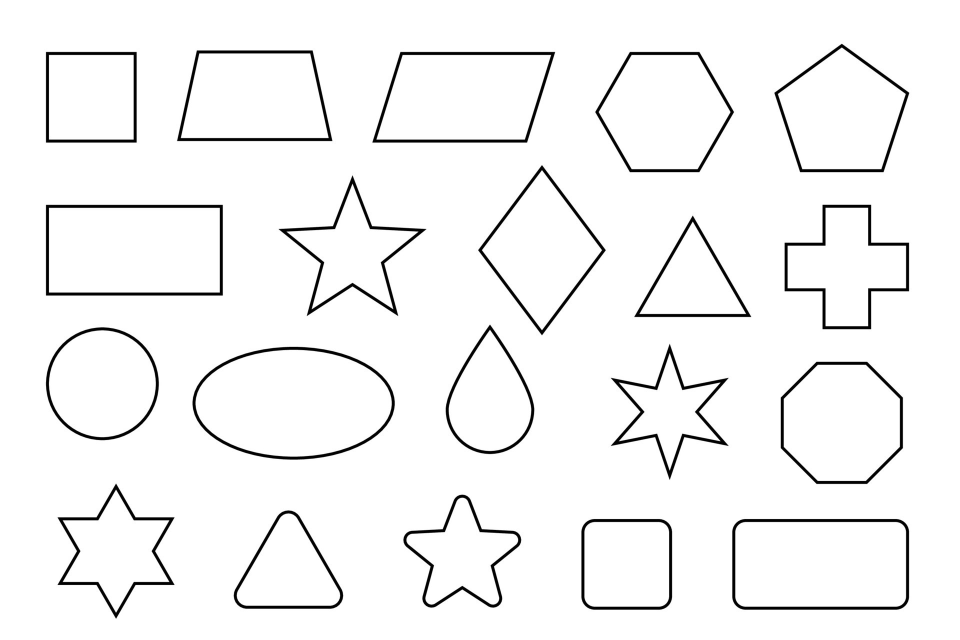
#> input picture Chapter_4/my_images/shapes.jpg, 1920 x 1280 px (shown at 1/2 size)
$ python 8_detect_simple_geom_shapes.py
#> lines starting #> are read from the running program, lines starting #| are printed output that depends on the picture; after the words box and inside, x2 and y2 are one past the last pixel; in counts of white or black regions, pixels touching at a corner belong together
# Detect Simple Geometric Shapes Using OpenCV
import cv2
import numpy as np

# Load image and convert it to grayscale
img = cv2.imread("./my_images/shapes.jpg")
#> img is the input picture: shape (1280, 1920, 3); min 0, max 255, mean 244.5
img = cv2.resize(img, (720, 600))
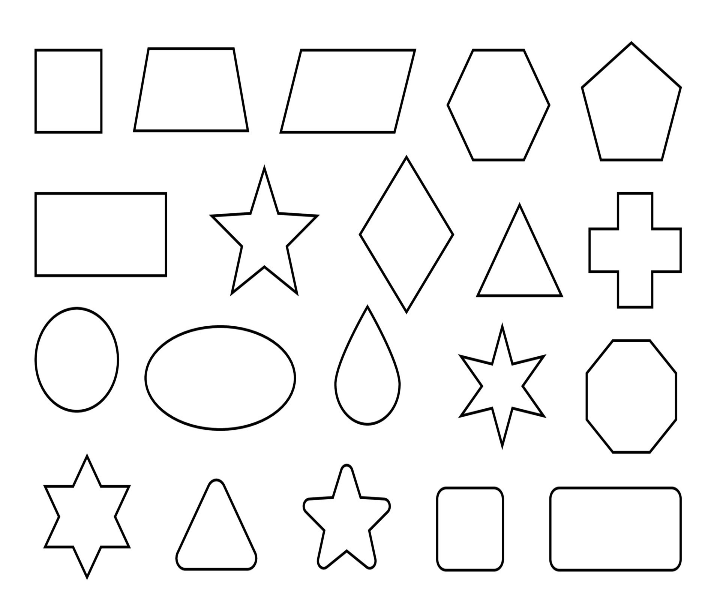
#> img: shape (600, 720, 3); min 0, max 255, mean 244.5
gray = cv2.cvtColor(img, cv2.COLOR_BGR2GRAY)

# Apply edge detection to detect edges in the image
edges = cv2.Canny(gray, 50, 150, apertureSize=3)
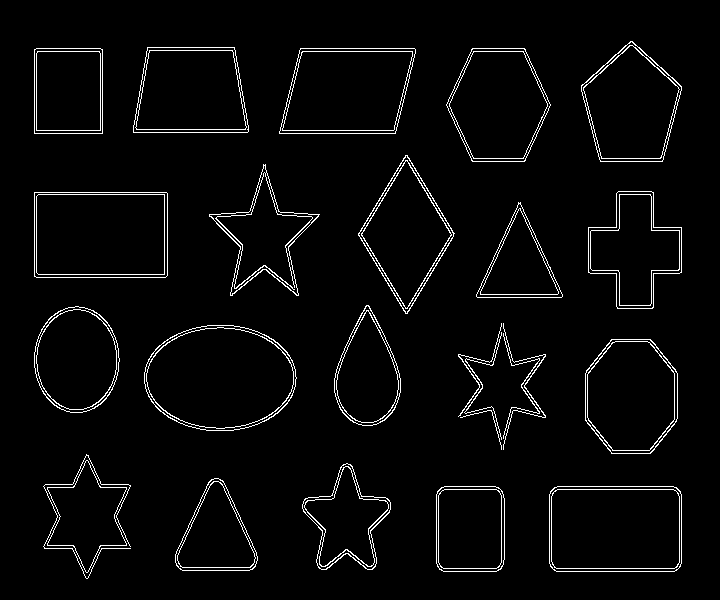
#> edges: shape (600, 720); 3.4% white in thin lines or dots, all inside (x1, y1, x2, y2) = (34, 41, 682, 579)

# Find Contours
contours, hierarchy = cv2.findContours(edges, cv2.RETR_EXTERNAL, cv2.CHAIN_APPROX_SIMPLE)
#> contours = 25 contours, 2 with area under 20; largest, box (x1, y1, x2, y2) and area: (144, 325, 297, 431) 12633, (34, 192, 168, 278) 11301, (549, 486, 682, 572) 11134, (279, 48, 416, 134) 9868, (446, 48, 551, 162) 8819
# Loop through each contour and check if it matches a circle, triangle or square

for cnt in contours:
    # Calculate perimeter of contour
    perimeter = cv2.arcLength(cnt, True)

    # Approximate the shape of the contour
    approx = cv2.approxPolyDP(cnt, 0.04 * perimeter, True)

    # Calculate the number of vertices of the approximated shape
    num_vertices = len(approx)
    # If the shape has 3 vertices, it's a triangle
    if num_vertices == 3:
        cv2.drawContours(img, [approx], 0, (0, 255, 0), 2)
        cv2.putText(img, "Triangle", tuple(approx[0][0]), cv2.FONT_HERSHEY_SIMPLEX, 0.5, (0, 255, 0), 2)

    # If the shape has 4 vertices, it should be a square or a rectangle
    elif num_vertices == 4:
        x, y, w, h = cv2.boundingRect(cnt)
        aspect_ratio = float(w) / h

        # If aspect ratio is close to 1, it's a square
        if 0.95 <= aspect_ratio <= 1.05:
            cv2.drawContours(img, [approx], 0, (0, 0, 255), 2)
            cv2.putText(img, "Square", tuple(approx[0][0]), cv2.FONT_HERSHEY_SIMPLEX, 0.5, (0, 0, 255), 2)
        else:
            cv2.drawContours(img, [approx], 0, (0, 255, 255), 2)
            cv2.putText(img, "Rectangle", tuple(approx[0][0]), cv2.FONT_HERSHEY_SIMPLEX, 0.5, (0, 255, 255), 2)

    # If the shape has more than 4 vertices, we assume its aa circle
    else:
        cv2.drawContours(img, [approx], 0, (255, 0, 0), 2)
        cv2.putText(img, "Circle", tuple(approx[0][0]), cv2.FONT_HERSHEY_SIMPLEX, 0.5, (255, 0, 0), 2)
#> this loop made 25 passes
#> (perimeter, approx, num_vertices, x, y, w, h, aspect_ratio) on passes 1, 2, 7, 15, 17, 20, 22, 23: (419.9, [[550, 491], [554, 570], [680, 566], [676, 487]], 4, 549, 486, 133, 86, 1.55), (291.9, [[441, 487], [439, 569], [500, 569], [502, 491]], 4, 436, 486, 69, 86, 0.802), (153.5, [[460, 417], [490, 410], [501, 449], [491, 410]], 4, 460, 410, 42, 40, 1.05), (309.9, [[366, 305], [334, 392], [372, 425], [400, 378]], 4, 334, 305, 67, 121, 0.554), (433.7, [[34, 192], [34, 276], [167, 275], [166, 192]], 4, 34, 192, 134, 86, 1.56), (397.9, [[405, 155], [358, 235], [407, 313], [454, 233]], 4, 358, 155, 97, 159, 0.61), (417.4, [[300, 48], [279, 133], [395, 133], [414, 48]], 4, 279, 48, 137, 86, 1.59), (304.8, [[34, 49], [34, 133], [102, 133], [102, 49]], 4, 34, 48, 69, 86, 0.802)
#> (perimeter, num_vertices) on passes 4, 5, 6, 8, 9, 10: (368.4, 6), (369.9, 6), (811.8, 9), (349.9, 8), (399.5, 12), (403.4, 12)
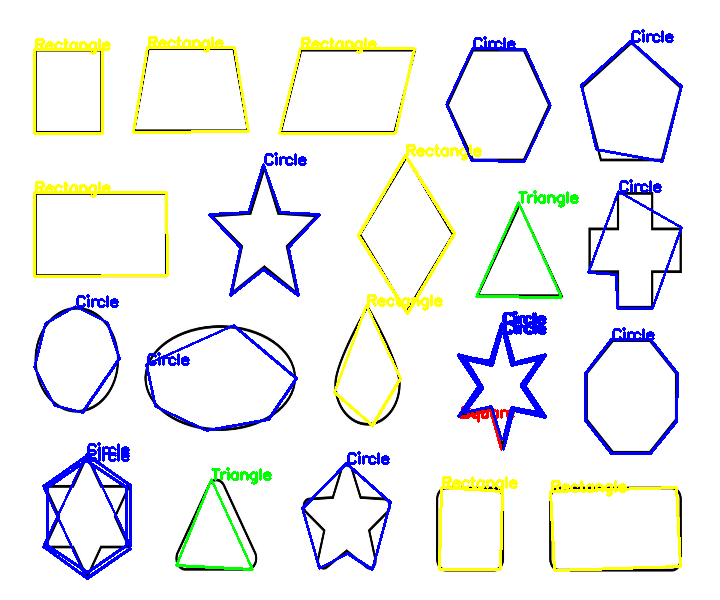
#> img: shape (600, 720, 3); 7.32% of pixels changed, all inside (x1, y1, x2, y2) = (33, 29, 683, 580)

# Display the image with the detected contours
cv2.imshow("Detected", img)

cv2.waitKey(0)
cv2.destroyAllWindows()

$ run again, with Chapter_4/my_images/apple.jpg copied over Chapter_4/my_images/shapes.jpg
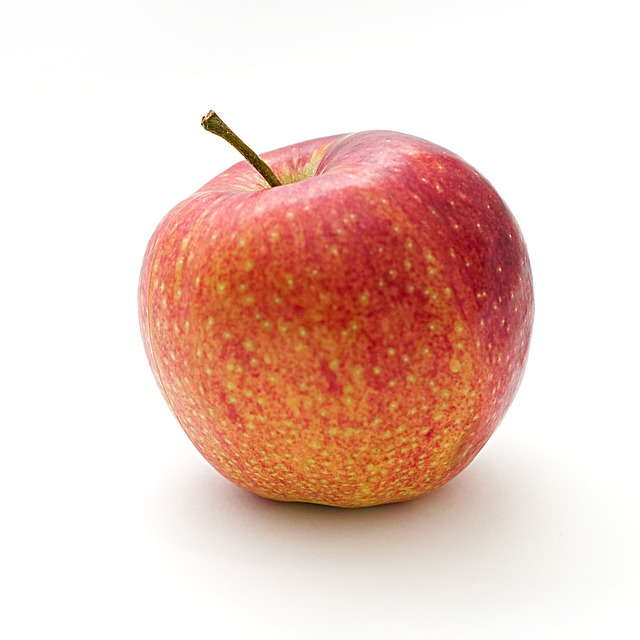
#> input picture Chapter_4/my_images/apple.jpg, 640 x 640 px
#> img is the input picture: shape (640, 640, 3); mean B, G, R 196, 205.5, 235.6
#> `edges = cv2.Canny(gray, 50, 150, apertureSize=3)`:
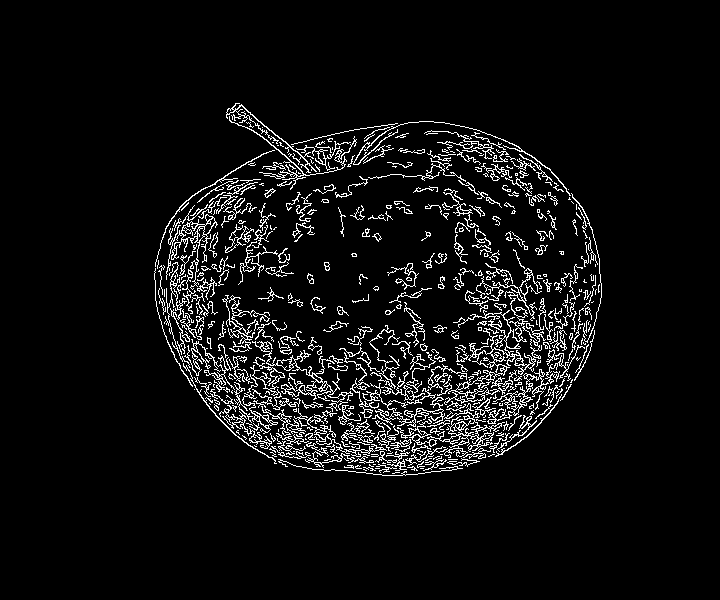
#> edges: shape (600, 720); 6% white in thin lines or dots, all inside (x1, y1, x2, y2) = (154, 103, 602, 476)
#> contours = 453 contours, 360 with area under 20; largest, box (x1, y1, x2, y2) and area: (444, 298, 546, 405) 728, (427, 403, 505, 458) 608, (171, 214, 218, 290) 564, (252, 341, 353, 410) 526, (476, 268, 542, 321) 298
#> the loop `for cnt in contours:` made 453 passes
#> (cnt, perimeter, approx, num_vertices, x, y, w, h) on pass 12: ([[383, 462], [382, 463], [385, 463], [384, 463]], 6.83, [[382, 463], [385, 463], [384, 463], [383, 462]], 4, 382, 462, 4, 2)
#> after the loop `for cnt in contours:`:
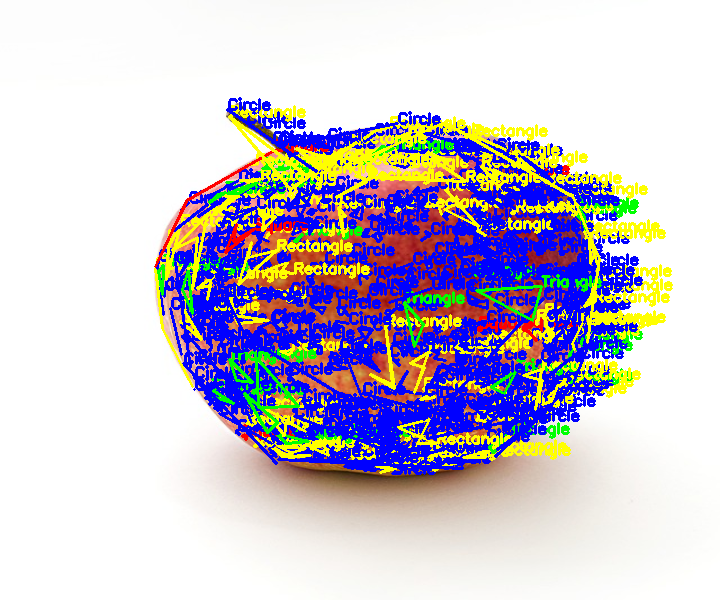
#> img: shape (600, 720, 3); mean B, G, R 210.2, 196.4, 202
